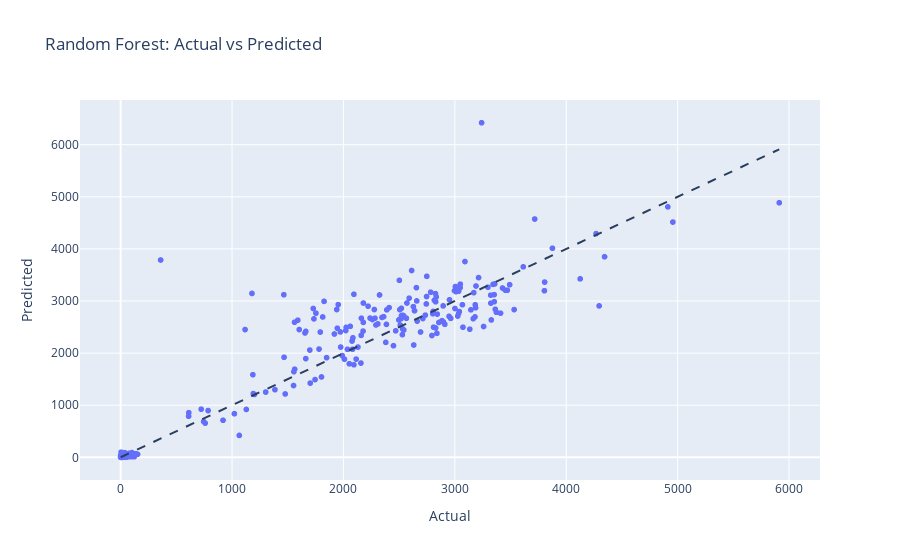

The notebook cell saved with this chart:
### Code cell
from sklearn.preprocessing import OneHotEncoder, StandardScaler

# Encoding the data using One-Hot Encoding for categorical variables
encoder = OneHotEncoder(sparse=False)
encoded_features = encoder.fit_transform(df[['category_id']])
encoded_df = pd.DataFrame(encoded_features, columns=encoder.get_feature_names_out(['category_id']))
df_encoded = pd.concat([df.reset_index(drop=True), encoded_df.reset_index(drop=True)], axis=1)
df_encoded = df_encoded.drop(columns=['category_id'])

# Separate numerical features
numerical_features = df_encoded[['sales_price']]
scaler = StandardScaler()
numerical_features_scaled = scaler.fit_transform(numerical_features)

# Combine scaled numerical features with encoded categorical features
df_encoded_scaled = pd.concat([df_encoded.reset_index(drop=True).drop(columns=['sales_price']), 
                               pd.DataFrame(numerical_features_scaled, columns=['sales_price'])], axis=1)

# Features and target variable
X = df_encoded_scaled.drop(columns=['sales_quantity', 'date', 'sku_id'])
y = df_encoded['sales_quantity']

# Split the data
X_train, X_test, y_train, y_test = train_test_split(X, y, test_size=0.2, random_state=42)

# Train Random Forest Regressor
rf_model = RandomForestRegressor(random_state=42)
rf_model.fit(X_train, y_train)

# Predict with Random Forest
y_pred_rf = rf_model.predict(X_test)

# Calculate evaluation metrics for Random Forest
mse_rf = mean_squared_error(y_test, y_pred_rf)
rmse_rf = np.sqrt(mse_rf)
r2_rf = r2_score(y_test, y_pred_rf)

# Create DataFrame for Random Forest predictions
df_rf = pd.DataFrame({'Actual': y_test, 'Predicted': y_pred_rf})

# Create Plotly figure for Random Forest
fig_rf = px.scatter(df_rf, x='Actual', y='Predicted', title='Random Forest: Actual vs Predicted')
fig_rf.add_shape(type='line', x0=df_rf['Actual'].min(), y0=df_rf['Actual'].min(), x1=df_rf['Actual'].max(), y1=df_rf['Actual'].max(), line=dict(dash='dash'))

# Display the figure
fig_rf.show()

# Generate predictions for the next 14 days for each category
category_ids = df['category_id'].unique()
future_dates = pd.date_range(start=df['date'].max() + pd.Timedelta(days=1), periods=14)
future_predictions = {}

for category_id in category_ids:
    future_data = pd.DataFrame({'date': future_dates})
    
    # Add time-based features
    future_data['day_of_week'] = future_data['date'].dt.dayofweek
    future_data['is_weekend'] = future_data['day_of_week'].apply(lambda x: 1 if x >= 5 else 0)
    future_data['day_of_month'] = future_data['date'].dt.day
    future_data['month'] = future_data['date'].dt.month
    future_data['week_of_year'] = future_data['date'].dt.isocalendar().week
    future_data['year'] = future_data['date'].dt.year
    
    # Encode the category_id
    future_data_encoded = encoder.transform(np.ones((14, 1)) * category_id)
    future_data_encoded_df = pd.DataFrame(future_data_encoded, columns=encoder.get_feature_names_out(['category_id']))
    
    # Combine features
    future_data = pd.concat([future_data.reset_index(drop=True), future_data_encoded_df.reset_index(drop=True)], axis=1)
    
    # Scale numerical features
    future_data['sales_price'] = scaler.transform(np.ones((14, 1)) * df['sales_price'].mean())
    
    # Drop unnecessary columns
    future_data = future_data.drop(columns=['date'])
    
    # Predict future sales
    future_sales_predictions = rf_model.predict(future_data)
    future_predictions[category_id] = future_sales_predictions

future_predictions

### Figure 1 — Plotly figure (JSON) as saved in the notebook; plotly's stock layout.template omitted (floating-point values rounded to 4 significant figures; data arrays with more than 128 entries replaced by an {"elided": "..."} marker saying what was removed)
{"data": [{"hovertemplate": "Actual=%{x}<br>Predicted=%{y}<extra></extra>", "legendgroup": "", "marker": {"color": "#636efa", "symbol": "circle"}, "mode": "markers", "name": "", "showlegend": false, "type": "scattergl", "x": {"elided": "45298 int values"}, "xaxis": "x", "y": {"elided": "45298 float values"}, "yaxis": "y"}], "layout": {"legend": {"tracegroupgap": 0}, "shapes": [{"line": {"dash": "dash"}, "type": "line", "x0": 1, "x1": 5912, "y0": 1, "y1": 5912}], "title": {"text": "Random Forest: Actual vs Predicted"}, "xaxis": {"anchor": "y", "domain": [0, 1], "title": {"text": "Actual"}}, "yaxis": {"anchor": "x", "domain": [0, 1], "title": {"text": "Predicted"}}}}
